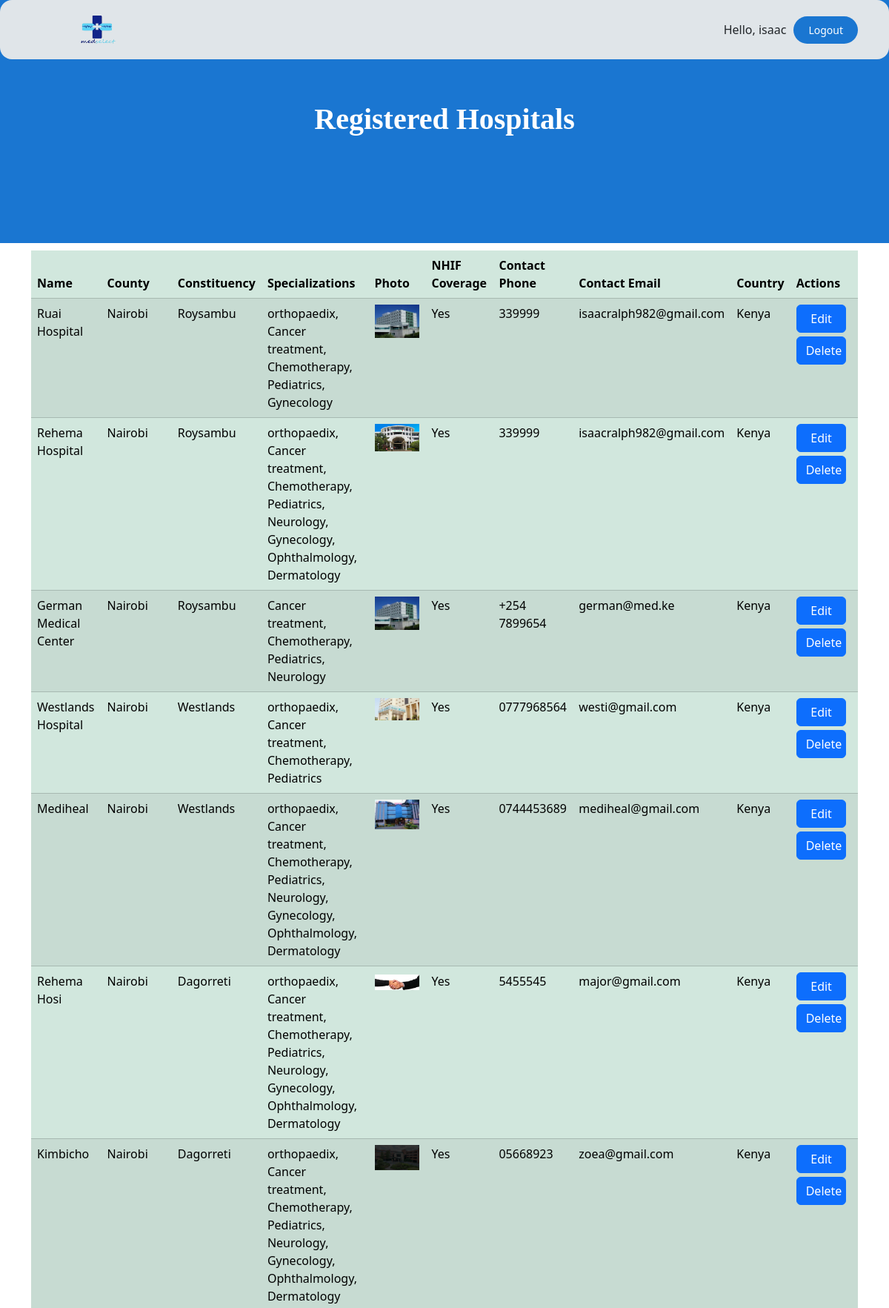
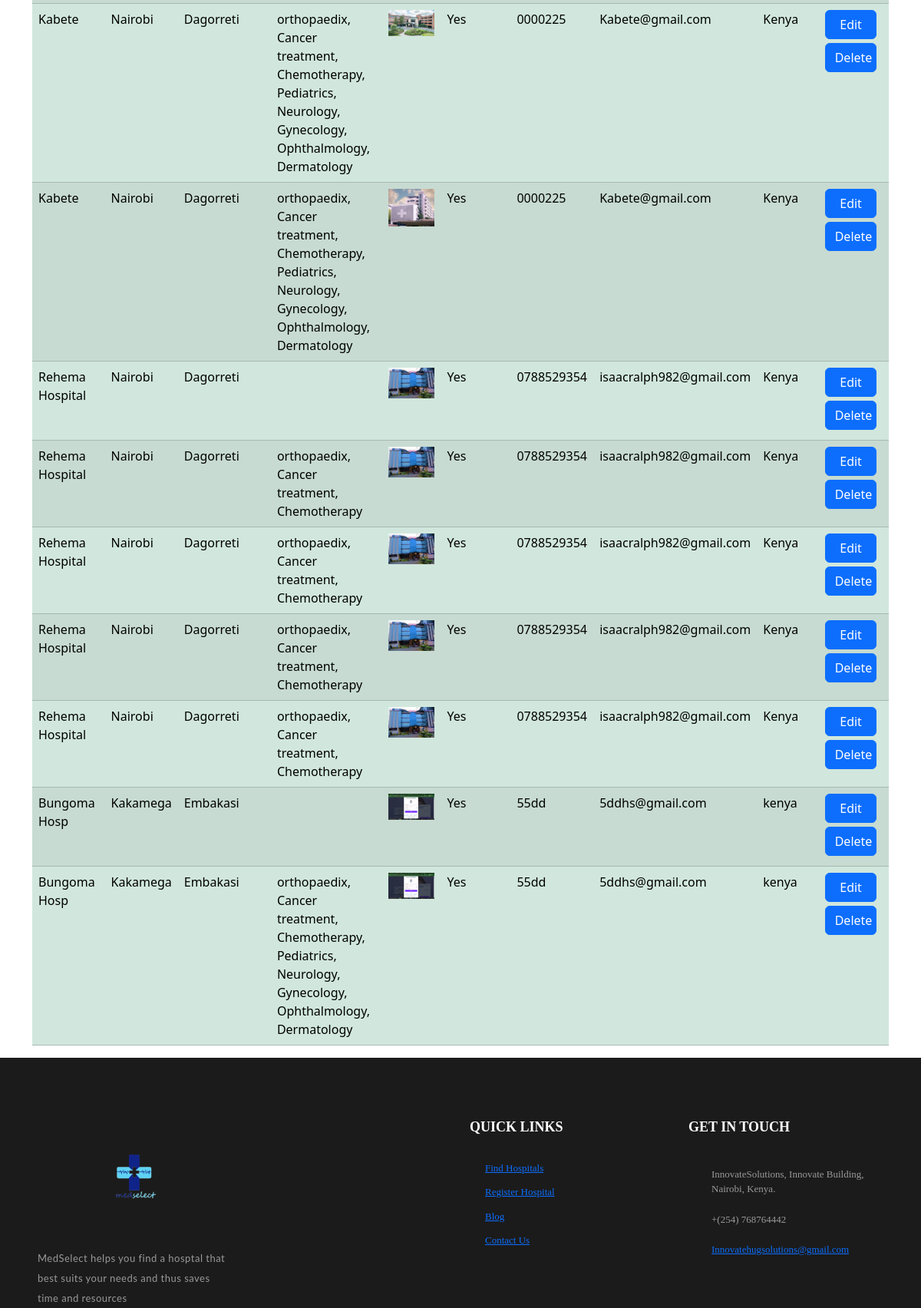
/adminPage/ (signed in, upper part), run on the app's committed database (2 pictures, top to bottom).
### HospitalSelect/models.py (models this page shows, shortened)
class Hospital(models.Model):
    name = models.CharField(max_length=255)
    county = models.ForeignKey(County, on_delete=models.CASCADE)
    constituency = models.ForeignKey(Constituency, on_delete=models.CASCADE)
    specializations = models.ManyToManyField(Specialization)
    photo = models.ImageField(upload_to='hospital_photos/', null=True, blank=True)
    nhif_coverage = models.BooleanField(default=False)
    contact_phone = models.CharField(max_length=15, null=True, blank=True)
    contact_email = models.EmailField(null=True, blank=True)
    country = models.CharField(max_length=255, null=True, blank=True)

class County(models.Model):
    name = models.CharField(max_length=255)

class Constituency(models.Model):
    name = models.CharField(max_length=255)
    county = models.ForeignKey(County, on_delete=models.CASCADE)

class Specialization(models.Model):
    name = models.CharField(max_length=255)

### HospitalSelect/views.py (the view)
# urls.py: path('adminPage/', views.adminPage, name='admin'),
def adminPage(request):
    hospitals = Hospital.objects.all()
    context = {'hospitals': hospitals}
    return render(request, 'website/adminPage.html', context)

### templates/website/adminPage.html (shortened to what this page needs)
{% extends 'website/base.html' %}
{% load static %}
{% block links %}
      <link rel="stylesheet" href="{% static 'css/mystyle.css' %}">
    <link rel="stylesheet" href="{% static 'stylings/num2.css' %}">
    <link rel="stylesheet" href="{% static 'css/icofont.min.css'  %}">
    <link href="https://cdn.jsdelivr.net/npm/bootstrap@5.3.2/dist/css/bootstrap.min.css" rel="stylesheet">
 {% endblock links %}
{% block nav %}
        <nav class="navbar navbar-expand-lg fixed-top">
        <div class="container">
            <a class="navbar-brand me-auto" href="#"><a href="#" title="Home" itemprop="url"><img src="{% static 'images/myreallogo.png' %}" alt="logo.png" itemprop="image" width="180" height="100"></a></a>
                 <span>Hello, {{ request.user }} </span>
             <a href="{% url 'logout' %}" class="login-button">Logout</a>
        </div>
    </nav>
{% endblock nav %}
{% block content %}
    <section>
            <div class="block">
                <div class="fixed-bg" style="background-color: #1a76d1;"></div>
                <div class="page-title-wrapper text-center">
                    <div class="col-md-12 col-sm-12 col-lg-12">
                        <div class="page-title-inner">
                            <h1 itemprop="headline">Registered Hospitals</h1>
                        </div>
                    </div>
                </div>
            </div>
        </section>
   <section style="margin-top: 10px;">
    <div class="container">
    <table class="table table-success table-striped">
        <thead class="thead-dark">
            <tr>
                <th>Name</th>
                <th>County</th>
                <th>Constituency</th>
                <th>Specializations</th>
                <th>Photo</th>
                <th>NHIF Coverage</th>
                <th>Contact Phone</th>
                <th>Contact Email</th>
                <th>Country</th>
                <th>Actions</th>
            </tr>
        </thead>
        <tbody>
            {% for hospital in hospitals %}
                <tr>
                    <td>{{ hospital.name }}</td>
                    <td>{{ hospital.county.name }}</td>
                    <td>{{ hospital.constituency.name }}</td>
                    <td>
                        {% for specialization in hospital.specializations.all %}
                            {{ specialization.name }}{% if not forloop.last %}, {% endif %}
                        {% endfor %}
                    </td>
                    <td>
                        {% if hospital.photo %}
                            <img src="{{ hospital.photo.url }}" alt="{{ hospital.name }} Photo" width="100%" height="100%%">
                        {% else %}
                           <img src="{% static 'images/hospital3.jpg'%}" alt="Photo" width="100%" height="100%%">
                        {% endif %}
                    </td>
                    <td>{% if hospital.nhif_coverage %}Yes{% else %}No{% endif %}</td>
                    <td>{{ hospital.contact_phone }}</td>
                    <td>{{ hospital.contact_email }}</td>
                    <td>{{ hospital.country }}</td>
                    <td>
                        <button type="button" onclick="window.location.href='{% url 'update_hospital' hospital.id %}'" class="btn btn-primary" style="margin-bottom: 5px; width: 90%" >Edit</button>
                          <button type="button" onclick="window.location.href='{% url 'delete_hospital' hospital.id %}'"   class="btn btn-primary" style="margin-bottom: 5px; width: 90%">Delete</button>
                    </td>
                </tr>
            {% endfor %}
        </tbody>
    </table>
</div>
   </section>
{% endblock content %}

### static/stylings/num2.css (style rules this page uses)
h1 { text-align: center; }
body { margin-top:20px; }
img { max-width: 100%; }
img { vertical-align: middle; border-style: none; }

### data on the page
Hospital: name "Ruai Hospital", county.name "Nairobi", constituency.name "Roysambu", photo (picture), nhif_coverage "Yes", contact_phone "339999", contact_email "isaacralph982@gmail.com", country "Kenya"
Specialization: name "orthopaedix"
Specialization: name "Cancer treatment"
Specialization: name "Chemotherapy"
Specialization: name "Pediatrics"
Specialization: name "Gynecology"
Hospital: name "Rehema Hospital", county.name "Nairobi", constituency.name "Roysambu", photo (picture), nhif_coverage "Yes", contact_phone "339999", contact_email "isaacralph982@gmail.com", country "Kenya"
Specialization: name "Neurology"
Specialization: name "Ophthalmology"
Specialization: name "Dermatology"
Hospital: name "German Medical Center", county.name "Nairobi", constituency.name "Roysambu", photo (picture), nhif_coverage "Yes", contact_phone "+254 7899654", contact_email "german@med.ke", country "Kenya"
Hospital: name "Westlands Hospital", county.name "Nairobi", constituency.name "Westlands", photo (picture), nhif_coverage "Yes", contact_phone "0777968564", contact_email "westi@gmail.com", country "Kenya"
Hospital: name "Mediheal", county.name "Nairobi", constituency.name "Westlands", photo (picture), nhif_coverage "Yes", contact_phone "0744453689", contact_email "mediheal@gmail.com", country "Kenya"
Hospital: name "Rehema Hosi", county.name "Nairobi", constituency.name "Dagorreti", photo (picture), nhif_coverage "Yes", contact_phone "5455545", contact_email "major@gmail.com", country "Kenya"
Hospital: name "Kimbicho", county.name "Nairobi", constituency.name "Dagorreti", photo (picture), nhif_coverage "Yes", contact_phone "05668923", contact_email "zoea@gmail.com", country "Kenya"
Hospital: name "Kabete", county.name "Nairobi", constituency.name "Dagorreti", photo (picture), nhif_coverage "Yes", contact_phone "0000225", contact_email "Kabete@gmail.com", country "Kenya"
Hospital: name "Kabete", county.name "Nairobi", constituency.name "Dagorreti", nhif_coverage "Yes", contact_phone "0000225", contact_email "Kabete@gmail.com", country "Kenya"
Hospital: name "Rehema Hospital", county.name "Nairobi", constituency.name "Dagorreti", photo (picture), nhif_coverage "Yes", contact_phone "0788529354", contact_email "isaacralph982@gmail.com", country "Kenya"
Hospital: name "Rehema Hospital", county.name "Nairobi", constituency.name "Dagorreti", photo (picture), nhif_coverage "Yes", contact_phone "0788529354", contact_email "isaacralph982@gmail.com", country "Kenya"
Hospital: name "Rehema Hospital", county.name "Nairobi", constituency.name "Dagorreti", photo (picture), nhif_coverage "Yes", contact_phone "0788529354", contact_email "isaacralph982@gmail.com", country "Kenya"
Hospital: name "Rehema Hospital", county.name "Nairobi", constituency.name "Dagorreti", photo (picture), nhif_coverage "Yes", contact_phone "0788529354", contact_email "isaacralph982@gmail.com", country "Kenya"
Hospital: name "Rehema Hospital", county.name "Nairobi", constituency.name "Dagorreti", photo (picture), nhif_coverage "Yes", contact_phone "0788529354", contact_email "isaacralph982@gmail.com", country "Kenya"
Hospital: name "Bungoma Hosp", county.name "Kakamega", constituency.name "Embakasi", photo (picture), nhif_coverage "Yes", contact_phone "55dd", contact_email "5ddhs@gmail.com", country "kenya"
Hospital: name "Bungoma Hosp", county.name "Kakamega", constituency.name "Embakasi", photo (picture), nhif_coverage "Yes", contact_phone "55dd", contact_email "5ddhs@gmail.com", country "kenya"

### other printed values
{{ request.user }} "isaac"
